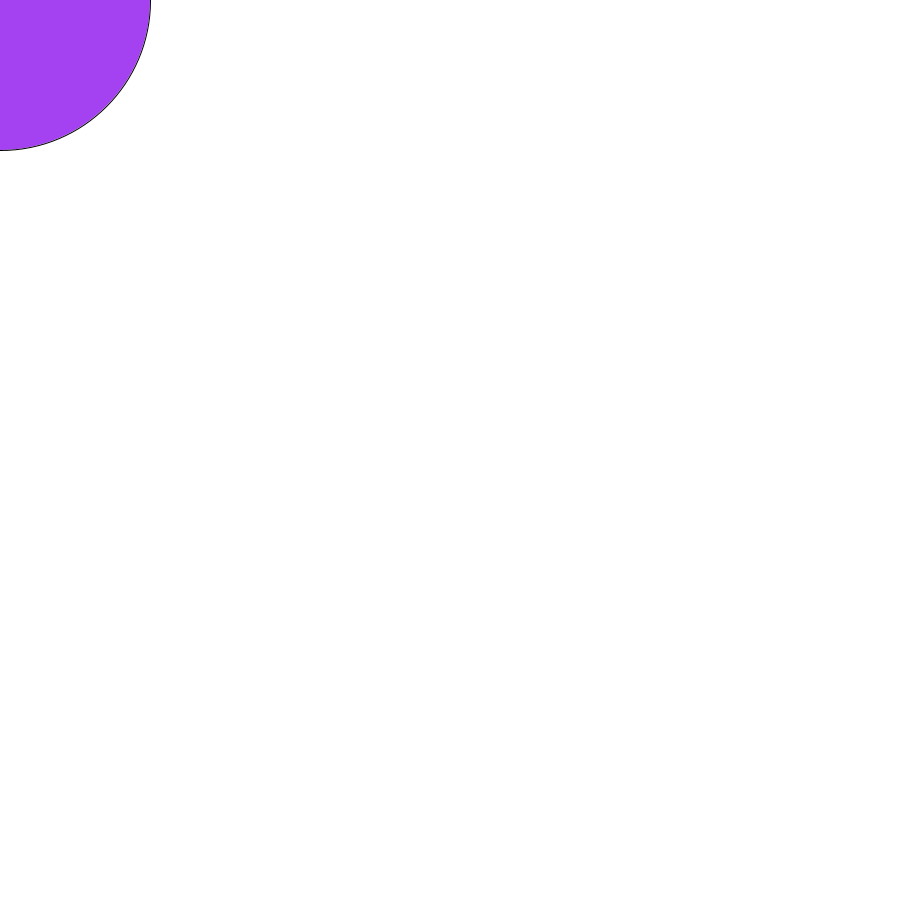
Frame 1 (no input)
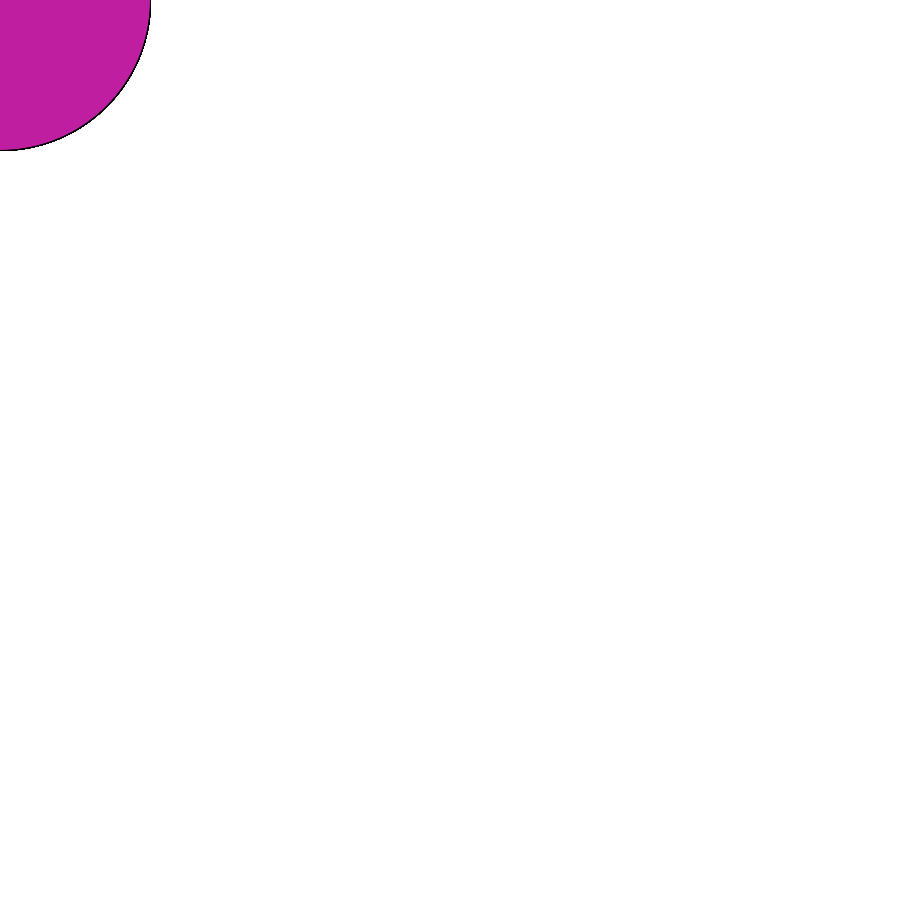
Frame 60 (the mouse pressed at the canvas centre just before this capture)
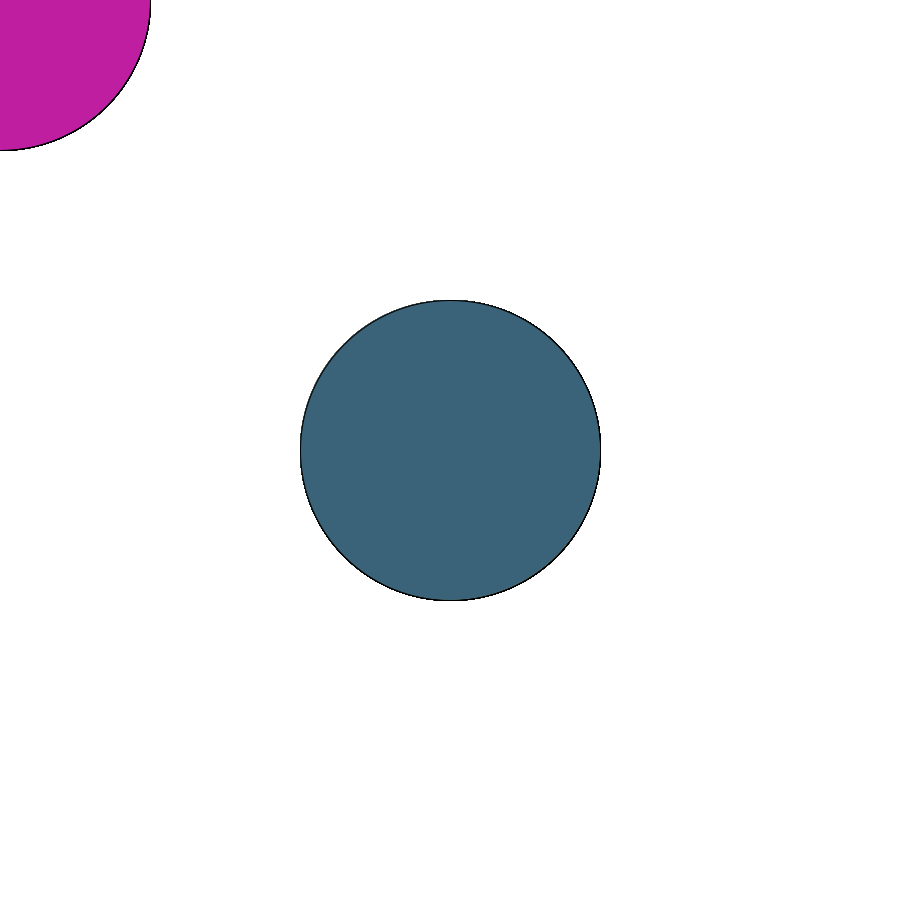
Frame 120 (the mouse held since frame 60 and released just before this capture)

The Processing sketch that drew these frames (run headless with seeded random() and noise(); from frame 60 on, the mouse is pressed at the canvas centre):

// Processing sketch: siezure_inducing_ball
// ── siezure_inducing_ball.pde
void setup(){
  
size(900,900);
background(255,255,255);
}
void draw(){
fill(random(255),random(255),random(255));
  ellipse(mouseX,mouseY,300,300);

}
